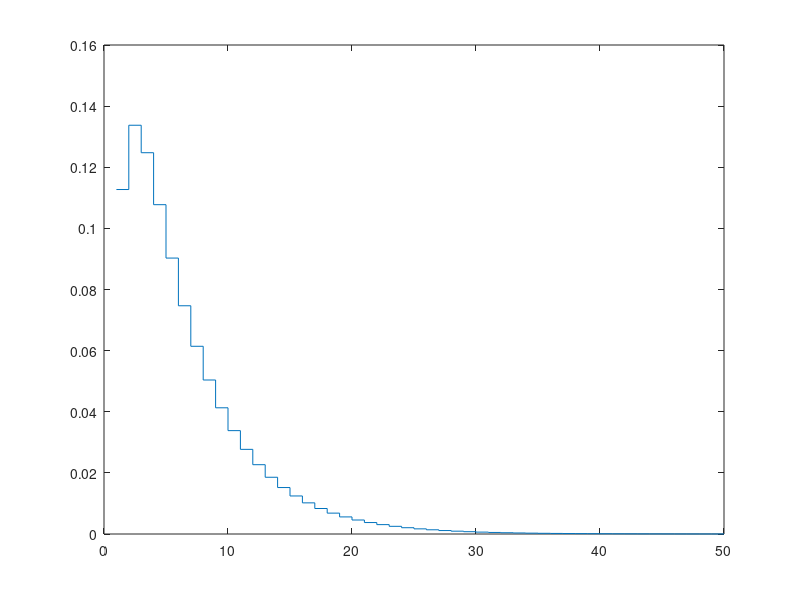
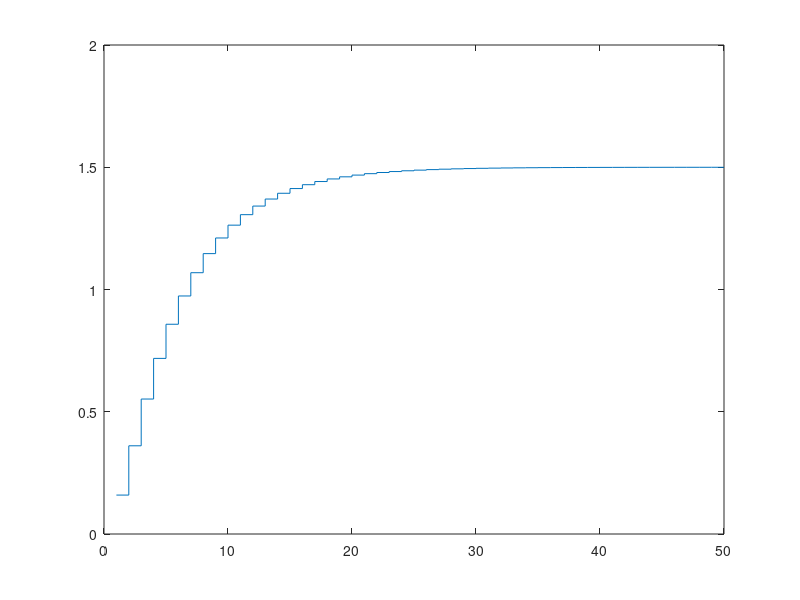
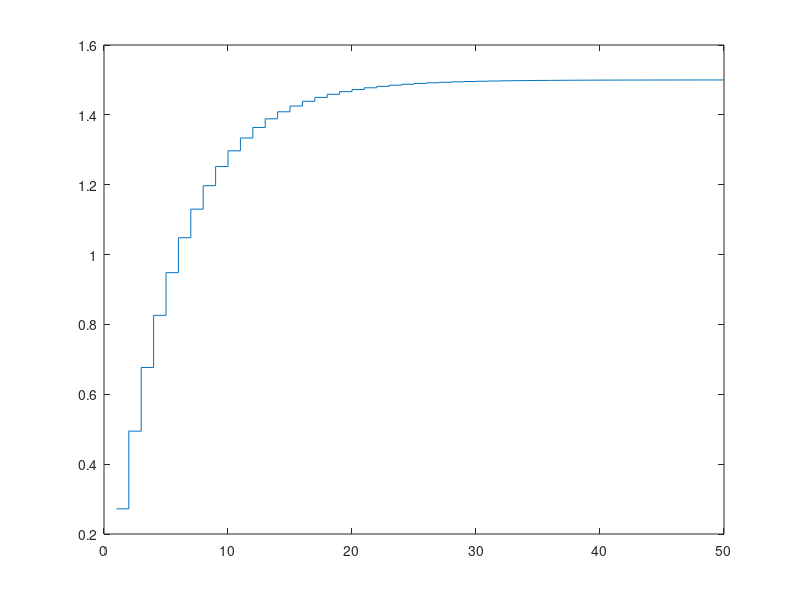

Write MATLAB code to recreate these figures, in order. (Note: this script raises an error after producing the figures.)
%ESERCIZIO 2:
%SYSTEM DEFINITION in CONTINUOUS TIME
A=[-1, 0; 0.2, -0.2];
B=[1; 0.1];
C=[0 1];
D=[0];

System = ss(A,B,C,D);

%DISCRETIZATION:
h=1;
SystemDT = c2d(System,1);
[F,G,H,L,TS] = ssdata(SystemDT);

% A) Compute  the  eigenvalues  and  the  spectral  radius  of  the  system.  
% Is the system open-loop asymptotically stable?
[V,D] = eig(F);
D
rho = max(abs(eig(F)))

% B) Plot  the  free,  forced,  and  total  motions  of  the  output  of  the  system 
% starting from  the initial condition 𝑥0=[1,0]^T  and  with input 𝑢(k)=1 for all 𝑘∈ℕ

x0=[1;0];
u=1;
n=size(F,1);
t = 1:1:50;
for k=1:length(t) 
    y_free(k) = H* (F)^k*x0;
    y_free(k)
    y_forced(k)= H/(eye(n)-F)*(eye(n)-F^k)*G*u;
end

figure("Name", "Free responce")
stairs(t,y_free);

figure("Name", "Forced responce")
stairs(t,y_forced);

figure("Name", "overall responce")
ytot = y_free + y_forced;
stairs(t,ytot);

% C) Compute the equilibrium point of the system when   𝑢(𝑘)=1 for all 𝑘∈ℕ.

eq_discrete = H/(eye(n)-F)*G*u

% D) Set  up  and  solve  an  LMI  feasibility  problem  for  
% checking  the  stability of the open-loop dynamics.

yalmip clear
P = sdpvar(n);
L= [P>=eye(n)*10^-5];
L= L + [F'*P*F - P <= - eye(n)*10^-5];

optimize(L);
P=double(P)
